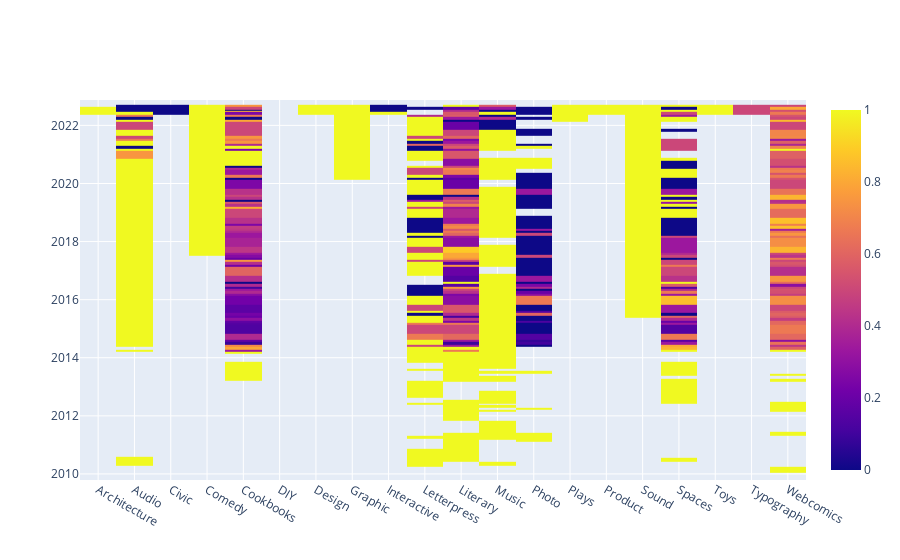

The code cell stored with this chart in its notebook:
### Code cell
#Q2 Graphing (HeatMap)

def df_to_plotly(df):
    return {'z': df.values.tolist(),
            'x': df.columns.tolist(),
            'y': df.index.tolist()}

import plotly.graph_objects as go

categories = df['category'].unique()

fig = go.Figure(data=go.Heatmap(df_to_plotly(success_rate_table)))
fig.show()

### Figure 1 — Plotly figure (JSON) as saved in the notebook; plotly's stock layout.template omitted (floating-point values rounded to 4 significant figures; data arrays with more than 128 entries replaced by an {"elided": "..."} marker saying what was removed)
{"data": [{"type": "heatmap", "x": ["Architecture", "Audio", "Civic", "Comedy", "Cookbooks", "DIY", "Design", "Graphic", "Interactive", "Letterpress", "Literary", "Music", "Photo", "Plays", "Product", "Sound", "Spaces", "Toys", "Typography", "Webcomics"], "y": {"elided": "144 str values"}, "z": {"elided": "144x20 float values"}}], "layout": {}}
